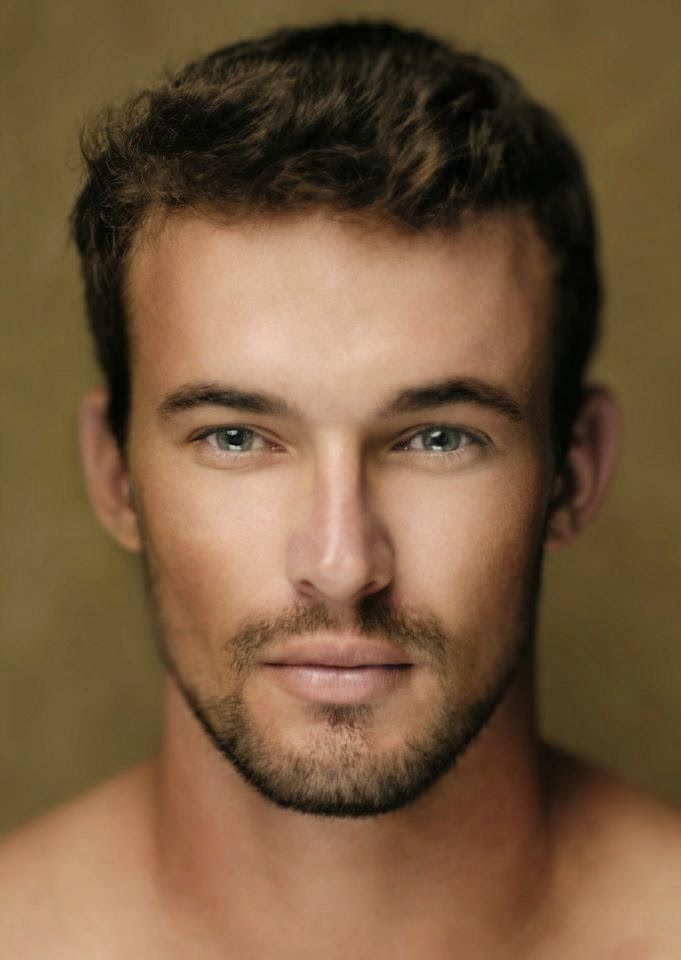
#> input picture model_creator/datasets/humans_0/none/1 (186).JPG, 681 x 960 px; its folder holds only this picture in this run
$ python -i evaluateFakeImages.py   (imports and definitions only)   (older library calls are emulated)
#> lines starting #> are read from the running program, lines starting #| are printed output that depends on the picture; after the words box and inside, x2 and y2 are one past the last pixel; in counts of white or black regions, pixels touching at a corner belong together
import os
import cv2
import numpy as np
import matplotlib.pyplot as plt

def load_image_64(path):
    img = cv2.imread(path, cv2.IMREAD_COLOR)
    if img is None:
        raise ValueError(f"Impossible de lire l'image: {path}")
    img = cv2.cvtColor(img, cv2.COLOR_BGR2RGB)
    img64 = cv2.resize(img, (64, 64), interpolation=cv2.INTER_AREA)
    img_up = cv2.resize(img64, (256, 256), interpolation=cv2.INTER_CUBIC)
    return img64, img_up

def variance_of_laplacian(gray):
    return cv2.Laplacian(gray, cv2.CV_64F).var()

def left_right_symmetry(face_rgb):
    # visage  (H, W, 3)
    h, w, _ = face_rgb.shape
    left = face_rgb[:, :w // 2]
    right = face_rgb[:, w - w // 2:]
    right_flipped = cv2.flip(right, 1)
    if left.shape[1] != right_flipped.shape[1]:
        minw = min(left.shape[1], right_flipped.shape[1])
        left = left[:, :minw]
        right_flipped = right_flipped[:, :minw]
    diff = (left.astype(np.float32) - right_flipped.astype(np.float32)) / 255.0
    mse = np.mean(diff ** 2)
    return max(0.0, 1.0 - (mse * 10.0))  # facteur empirique

def skin_mask_ycrcb(img_rgb):
    img_ycrcb = cv2.cvtColor(img_rgb, cv2.COLOR_RGB2YCrCb)
    y, cr, cb = cv2.split(img_ycrcb)
    mask = cv2.inRange(img_ycrcb, (0, 135, 85), (255, 180, 135))
    kernel = np.ones((3, 3), np.uint8)
    mask = cv2.morphologyEx(mask, cv2.MORPH_OPEN, kernel, iterations=1)
    mask = cv2.morphologyEx(mask, cv2.MORPH_CLOSE, kernel, iterations=1)
    return mask

def artifacts_score(face_rgb):
    gray = cv2.cvtColor(face_rgb, cv2.COLOR_RGB2GRAY)
    hf = variance_of_laplacian(gray)
    p0 = np.mean(gray <= 2)
    p255 = np.mean(gray >= 253)
    extremes = p0 + p255
    hf_norm = np.tanh(hf / 300.0)  # 0..~1
    extreme_penalty = min(1.0, extremes * 10.0)
    score = hf_norm * (1.0 - 0.7 * extreme_penalty)
    return np.clip(score, 0.0, 1.0)

def eyes_quality(face_rgb, eyes_cascade):
    gray = cv2.cvtColor(face_rgb, cv2.COLOR_RGB2GRAY)
    h, w = gray.shape
    roi = gray[0:int(0.6 * h), :]
    eyes = eyes_cascade.detectMultiScale(roi, scaleFactor=1.1, minNeighbors=3, minSize=(10, 10))
    if len(eyes) == 0:
        return 0.0
    # Heuristique : 2 yeux ~ meilleur, vérifie alignement horizontal
    best = 0.3  # au moins on a détecté quelque chose
    if len(eyes) >= 2:
        # prendre deux plus grands
        eyes_sorted = sorted(eyes, key=lambda e: e[2]*e[3], reverse=True)[:2]
        (x1, y1, w1, h1), (x2, y2, w2, h2) = eyes_sorted
        # alignement vertical: plus proche -> meilleur
        dy = abs((y1 + h1/2) - (y2 + h2/2)) / h
        # distance horizontale raisonnable
        dx = abs((x1 + w1/2) - (x2 + w2/2)) / w
        align_score = max(0.0, 1.0 - dy * 3.0)
        spacing_score = 1.0 if 0.15 <= dx <= 0.6 else max(0.0, 1.0 - abs(dx - 0.35) * 4.0)
        best = 0.6 * align_score + 0.4 * spacing_score
        best = np.clip(best, 0.0, 1.0)
    return float(best)

def skin_coverage_quality(face_rgb):
    mask = skin_mask_ycrcb(face_rgb)
    cov = np.mean(mask > 0)  # 0..1
    if cov < 0.2 or cov > 0.98:
        return 0.1
    # Score maximal si couverture entre 0.4 et 0.9
    if 0.4 <= cov <= 0.9:
        return 1.0
    if cov < 0.4:
        return 0.1 + 0.9 * (cov - 0.2) / (0.2)
    else:
        return 0.1 + 0.9 * (0.98 - cov) / (0.08)

def credibility_score(face_rgb, eyes_cascade):
    sym = left_right_symmetry(face_rgb)
    gray = cv2.cvtColor(face_rgb, cv2.COLOR_RGB2GRAY)
    sharp = np.tanh(variance_of_laplacian(gray) / 300.0)  # 0..1
    eyes = eyes_quality(face_rgb, eyes_cascade)
    skinq = skin_coverage_quality(face_rgb)
    arti = artifacts_score(face_rgb)

    w_sym, w_sharp, w_eyes, w_skin, w_arti = 0.25, 0.20, 0.25, 0.15, 0.15
    score01 = (w_sym*sym + w_sharp*sharp + w_eyes*eyes + w_skin*skinq + w_arti*arti)
    return float(np.clip(score01 * 100.0, 0.0, 100.0)), {
        "symmetry": round(sym, 3),
        "sharpness": round(sharp, 3),
        "eyes": round(eyes, 3),
        "skin": round(skinq, 3),
        "artifacts": round(arti, 3)
    }

def detect_face(img_up, face_cascade):
    gray = cv2.cvtColor(img_up, cv2.COLOR_RGB2GRAY)
    faces = face_cascade.detectMultiScale(
        gray, scaleFactor=1.1, minNeighbors=4, minSize=(40, 40)
    )
    if len(faces) == 0:
        return None
    # prendre le plus grand rectangle
    x, y, w, h = sorted(faces, key=lambda r: r[2]*r[3], reverse=True)[0]
    # sécuriser un carré un peu plus large
    pad = int(0.10 * max(w, h))
    x0 = max(0, x - pad); y0 = max(0, y - pad)
    x1 = min(img_up.shape[1], x + w + pad)
    y1 = min(img_up.shape[0], y + h + pad)
    face_rgb = img_up[y0:y1, x0:x1]
    # Normaliser le visage à 160x160 pour les mesures
    face_rgb = cv2.resize(face_rgb, (160, 160), interpolation=cv2.INTER_CUBIC)
    return face_rgb, (int(x0), int(y0), int(x1 - x0), int(y1 - y0))

def get_score(path):

    img64, img_up = load_image_64(path)
#> in load_image_64, img is the input picture: shape (960, 681, 3); mean B, G, R 62.3, 90.5, 118.9

    haar_dir = cv2.data.haarcascades
    face_xml = os.path.join(haar_dir, "haarcascade_frontalface_default.xml")
    eyes_xml = os.path.join(haar_dir, "haarcascade_eye.xml")
    face_cascade = cv2.CascadeClassifier(face_xml)
    eyes_cascade = cv2.CascadeClassifier(eyes_xml)

    if face_cascade.empty() or eyes_cascade.empty():
        raise RuntimeError("Impossible de charger les Haar cascades d'OpenCV.")

    detection = detect_face(img_up, face_cascade)
#> in detect_face, `gray = cv2.cvtColor(img_up, cv2.COLOR_RGB2GRAY)`:
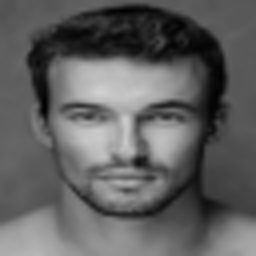
#> gray: shape (256, 256); min 1, max 208, mean 95.8
#> in detect_face, `faces = face_cascade.detectMultiScale( gray, scaleFactor=1.1, minNeigh..`: faces = [[42, 51, 170, 170]]
#> in detect_face, `x, y, w, h = sorted(faces, key=lambda r: r[2]*r[3], reverse=True)[0]`: x = 42; y = 51; w = 170
#> in detect_face, `pad = int(0.10 * max(w, h))`: pad = 17
#> in detect_face, `x0 = max(0, x - pad)`: x0 = 25
#> in detect_face, `y0 = max(0, y - pad)`: y0 = 34
#> in detect_face, `x1 = min(img_up.shape[1], x + w + pad)`: x1 = 229
#> in detect_face, `y1 = min(img_up.shape[0], y + h + pad)`: y1 = 238
#> in detect_face, `face_rgb = img_up[y0:y1, x0:x1]`:
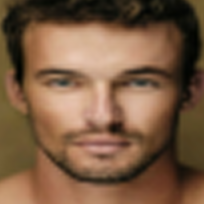
#> face_rgb: shape (204, 204, 3); mean R, G, B 122.1, 91.1, 66.2
    result = {
        "path": path,
        "detected_face": False,
        "credibility_score": None,
        "subscores": None,
        "face_box_upscaled": None  # (x,y,w,h) sur l'image upscalée 256x256
    }

    if detection is None:
        result["detected_face"] = False
        #print(f"[ {path} ] Visage: NON | Score: N/A")
        return 0

    face_rgb, box = detection
#> box = (25, 34, 204, 204)
    result["detected_face"] = True
    result["face_box_upscaled"] = box
    score, subs = credibility_score(face_rgb, eyes_cascade)
#> in left_right_symmetry, `diff = (left.astype(np.float32) - right_flipped.astype(np.float32)) / ..`:
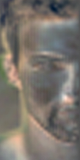
#> diff: shape (160, 80, 3) float32; mean R, G, B 0.137, 0.115, 0.0891; drawn with min black and max white
#> in left_right_symmetry, `mse = np.mean(diff ** 2)`: mse = 0.0224
#> in credibility_score, `sym = left_right_symmetry(face_rgb)`: sym = 0.776
#> in credibility_score, `gray = cv2.cvtColor(face_rgb, cv2.COLOR_RGB2GRAY)`:
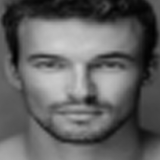
#> gray: shape (160, 160); min 1, max 208, mean 97.5
#> in credibility_score, `sharp = np.tanh(variance_of_laplacian(gray) / 300.0)`: sharp = 0.0798
#> in eyes_quality, `roi = gray[0:int(0.6 * h), :]`:
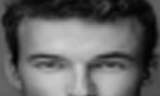
#> roi: shape (96, 160); min 1, max 208, mean 99.8
#> in eyes_quality, `eyes = eyes_cascade.detectMultiScale(roi, scaleFactor=1.1, minNeighbor..`: eyes = ()
#> in credibility_score, `eyes = eyes_quality(face_rgb, eyes_cascade)`: eyes = 0
#> in skin_mask_ycrcb, `img_ycrcb = cv2.cvtColor(img_rgb, cv2.COLOR_RGB2YCrCb)`: img_ycrcb: shape (160, 160, 3); mean of channels 0, 1, 2 97.5, 145.6, 110.3
#> in skin_mask_ycrcb, `y, cr, cb = cv2.split(img_ycrcb)`:
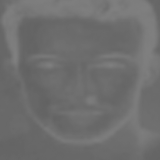
#> cb: shape (160, 160); min 97, max 128, mean 110.3
#> in skin_mask_ycrcb, `mask = cv2.inRange(img_ycrcb, (0, 135, 85), (255, 180, 135))`: mask: shape (160, 160); 84.4% white; 8 black regions (3 under 20 px), largest, box (x1, y1, x2, y2) and area: (1, 0, 158, 143) 3781, (137, 125, 150, 141) 94, (105, 63, 116, 67) 40, (45, 63, 54, 67) 31, (105, 55, 118, 57) 23
#> in skin_mask_ycrcb, `mask = cv2.morphologyEx(mask, cv2.MORPH_CLOSE, kernel, iterations=1)`:
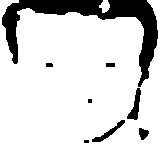
#> mask: shape (160, 160); 84.8% white; 8 black regions (2 under 20 px), largest, box (x1, y1, x2, y2) and area: (2, 0, 158, 87) 3350, (127, 88, 141, 120) 200, (92, 120, 125, 142) 171, (139, 128, 149, 140) 83, (106, 63, 115, 67) 36, (46, 63, 53, 67) 27
#> in skin_coverage_quality, `cov = np.mean(mask > 0)`: cov = 0.848
#> in credibility_score, `skinq = skin_coverage_quality(face_rgb)`: skinq = 1
#> in artifacts_score, `hf = variance_of_laplacian(gray)`: hf = 23.99
#> in artifacts_score, `p0 = np.mean(gray <= 2)`: p0 = 0.000469
#> in artifacts_score, `p255 = np.mean(gray >= 253)`: p255 = 0
#> in artifacts_score, `extremes = p0 + p255`: extremes = 0.000469
#> in artifacts_score, `hf_norm = np.tanh(hf / 300.0)`: hf_norm = 0.0798
#> in artifacts_score, `extreme_penalty = min(1.0, extremes * 10.0)`: extreme_penalty = 0.00469
#> in artifacts_score, `score = hf_norm * (1.0 - 0.7 * extreme_penalty)`: score = 0.0795
#> in credibility_score, `score01 = (w_sym*sym + w_sharp*sharp + w_eyes*eyes + w_skin*skinq + w_..`: score01 = 0.372
#> score = 37.18; subs = {'symmetry': 0.776, 'sharpness': 0.08, 'eyes': 0, 'skin': 1, 'artifacts': 0.08}
    result["credibility_score"] = round(score, 1)
    result["subscores"] = subs


    #print(f"[{path}] Visage: OUI | Score crédibilité: {result['credibility_score']}/100")
    #print(f"  Détails -> symmetry: {subs['symmetry']}, sharpness: {subs['sharpness']}, eyes: {subs['eyes']}, skin: {subs['skin']}, artifacts: {subs['artifacts']}")
    #print(f"  Face box (256x256): {box}")

    return 100+score


def get_dict_scores(base_path):
    l_models = os.listdir(base_path)
    result = {}

    for l_model in l_models:
        model_path = base_path + "/" + l_model
        epochs_list = [int(e) for e in os.listdir(model_path)]
        epochs_list.sort()
        print("epochs : ", epochs_list)

        result[l_model] = {}

        for current_epoch_i in epochs_list:
            current_epoch = str(current_epoch_i)

            l_images = os.listdir(model_path + "/" + current_epoch)

            scores_history = []

            print("==> current : ", model_path + "/" + current_epoch)


            for current_image in l_images:
                current_path = model_path + "/" + current_epoch + "/" + current_image

                score = get_score(current_path)

                # print("===> Current img",current_path, "obtained ",score)
                scores_history.append(score)

            scores_history.sort()

            print("scores : ", scores_history)

            #result[l_model + "/" + str(current_epoch_i)] = scores_history
            result[l_model][str(current_epoch_i)] = scores_history
    return result

def plot_percentage_fail(res):
    for model_name in res.keys():
        current_line=[]
        for epoch in res[model_name].keys():
            ctr = 0
            for image in res[model_name][epoch]:
                if image==0:
                    ctr+=1
            current_line.append(ctr/len(res[model_name][epoch]))
        plt.plot(current_line,label=model_name)
    plt.title("Evolution of failed images")
    plt.xlabel("Epochs")
    plt.ylabel("Fail proportion")
    plt.legend()
    plt.show()

def plot_score_success(res):
    for model_name in res.keys():
        current_line=[]
        for epoch in res[model_name].keys():
            total = 0
            for image in res[model_name][epoch]:
                if image!=0:
                    total+=(image-100)
            current_line.append(total/len(res[model_name][epoch]))
        plt.plot(current_line,label=model_name)
    plt.title("Evolution of score for images")
    plt.xlabel("Epochs")
    plt.ylabel("Score")
    plt.legend()
    plt.show()

base_path = "fake_images"

# [1 line that did not run here, left out]

# [9 lines not run here, left out]

>>> result = get_score('model_creator/datasets/humans_0/none/1 (186).JPG')
#> result = 137.2

$ run again, on model_creator/datasets/humans_0/none/1 (2157).JPG
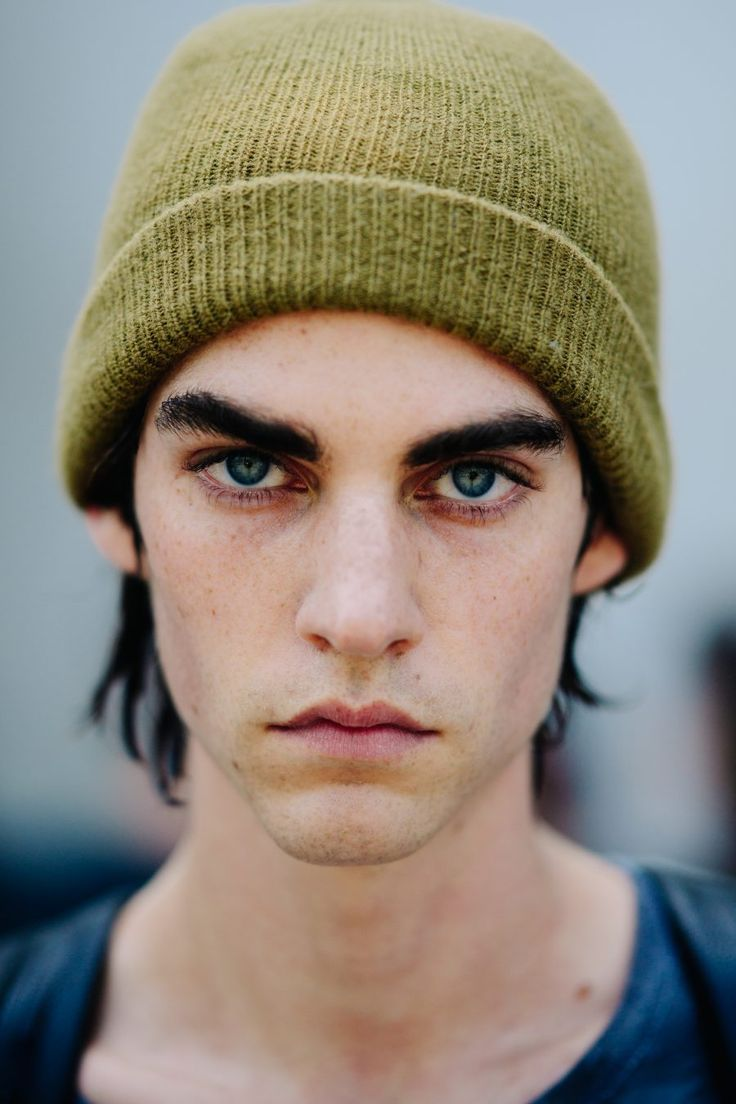
#> input picture model_creator/datasets/humans_0/none/1 (2157).JPG, 736 x 1104 px
#> in load_image_64, img is the input picture: shape (1104, 736, 3); mean B, G, R 122.5, 134.9, 143.4
#> faces = [[40, 47, 171, 171]]
#> in detect_face, `x, y, w, h = sorted(faces, key=lambda r: r[2]*r[3], reverse=True)[0]`: x = 40; y = 47; w = 171
#> pad = 17
#> x0 = 23
#> y0 = 30
#> in detect_face, `x1 = min(img_up.shape[1], x + w + pad)`: x1 = 228
#> in detect_face, `y1 = min(img_up.shape[0], y + h + pad)`: y1 = 235
#> box = (23, 30, 205, 205)
#> mse = 0.025
#> sym = 0.75
#> sharp = 0.165
#> in eyes_quality, `roi = gray[0:int(0.6 * h), :]`:
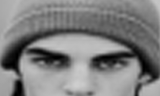
#> roi: shape (96, 160); min 0, max 206, mean 127.3
#> in eyes_quality, `eyes = eyes_cascade.detectMultiScale(roi, scaleFactor=1.1, minNeighbor..`: eyes = [[85, 42, 38, 38], [22, 32, 50, 50]]
#> eyes_sorted = [[22, 32, 50, 50], [85, 42, 38, 38]]
#> in eyes_quality, `(x1, y1, w1, h1), (x2, y2, w2, h2) = eyes_sorted`: x1 = 22; y1 = 32; w1 = 50; x2 = 85; y2 = 42; w2 = 38
#> dy = 0.025
#> dx = 0.356
#> align_score = 0.925
#> spacing_score = 1
#> best = 0.955
#> img_ycrcb: shape (160, 160, 3); mean of channels 0, 1, 2 131.4, 138.4, 115.3
#> in skin_mask_ycrcb, `mask = cv2.morphologyEx(mask, cv2.MORPH_CLOSE, kernel, iterations=1)`:
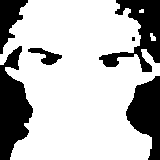
#> mask: shape (160, 160); 73.2% white; 6 black regions (1 under 20 px), largest, box (x1, y1, x2, y2) and area: (0, 46, 33, 160) 2248, (99, 0, 160, 72) 1867, (126, 76, 160, 160) 1720, (0, 0, 28, 54) 766, (28, 48, 62, 65) 258
#> cov = 0.732
#> skinq = 1
#> hf = 49.97
#> p0 = 0.00352
#> p255 = 0
#> extremes = 0.00352
#> hf_norm = 0.165
#> extreme_penalty = 0.0352
#> in artifacts_score, `score = hf_norm * (1.0 - 0.7 * extreme_penalty)`: score = 0.161
#> score01 = 0.633
#> in get_score, `score, subs = credibility_score(face_rgb, eyes_cascade)`: score = 63.34; subs = {'symmetry': 0.75, 'sharpness': 0.165, 'eyes': 0.955, 'skin': 1, 'artifacts': 0.161}
#> result = 163.3

$ run again, on model_creator/datasets/humans_0/none/1 (2470).JPG
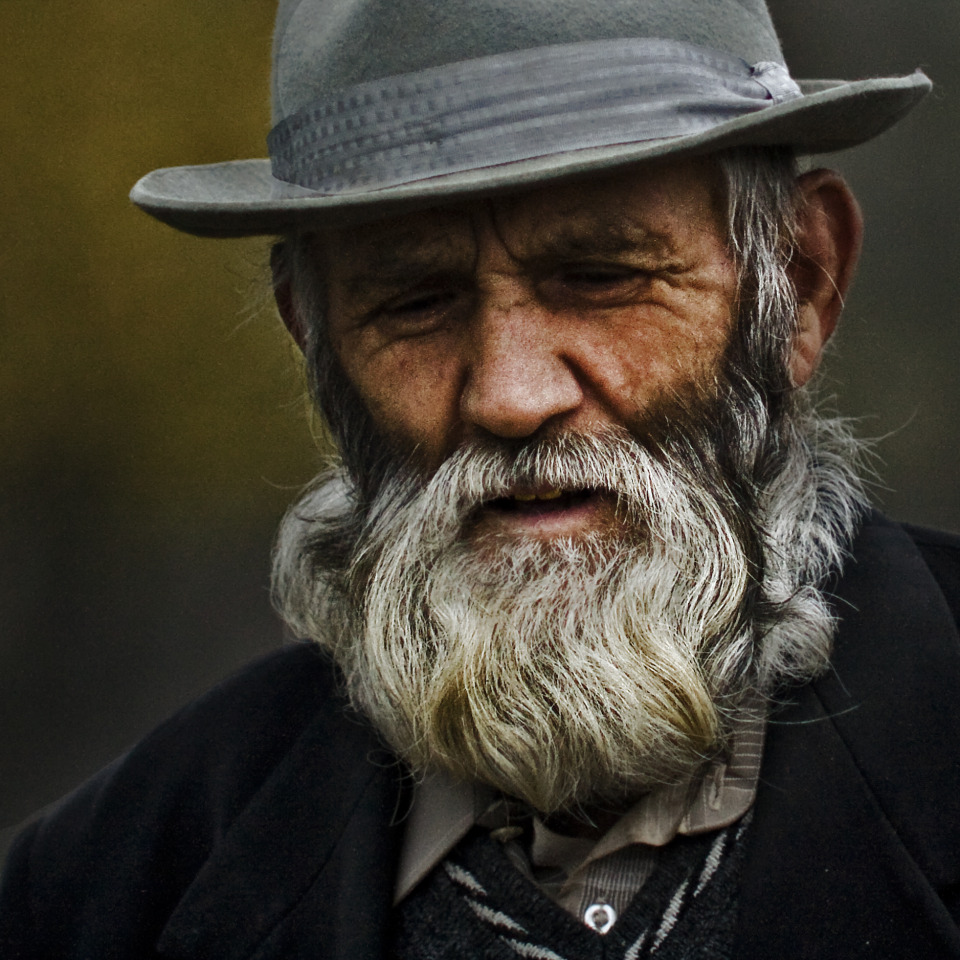
#> input picture model_creator/datasets/humans_0/none/1 (2470).JPG, 960 x 960 px
#> in load_image_64, img is the input picture: shape (960, 960, 3); mean B, G, R 49.4, 60, 65.3
#> in load_image_64, `img_up = cv2.resize(img64, (256, 256), interpolation=cv2.INTER_CUBIC)`:
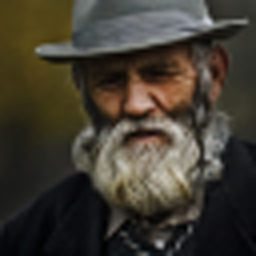
#> img_up: shape (256, 256, 3); mean R, G, B 65.3, 60, 49.4
#> in detect_face, `gray = cv2.cvtColor(img_up, cv2.COLOR_RGB2GRAY)`:
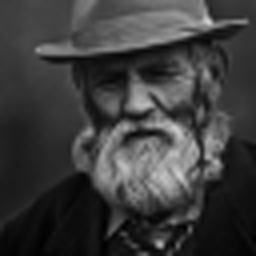
#> gray: shape (256, 256); min 0, max 209, mean 60.4
#> faces = ()

$ run again, on model_creator/datasets/humans_0/none/1 (2990).JPG
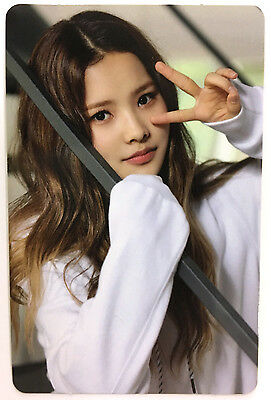
#> input picture model_creator/datasets/humans_0/none/1 (2990).JPG, 271 x 400 px
#> in load_image_64, img is the input picture: shape (400, 271, 3); mean B, G, R 129.6, 139.1, 151
#> faces = [[71, 31, 92, 92]]
#> in detect_face, `x, y, w, h = sorted(faces, key=lambda r: r[2]*r[3], reverse=True)[0]`: x = 71; y = 31; w = 92
#> pad = 9
#> x0 = 62
#> y0 = 22
#> x1 = 172
#> y1 = 132
#> box = (62, 22, 110, 110)
#> mse = 0.121
#> sym = 0
#> sharp = 0.0408
#> in eyes_quality, `eyes = eyes_cascade.detectMultiScale(roi, scaleFactor=1.1, minNeighbor..`: eyes = [[91, 44, 30, 30]]
#> in credibility_score, `eyes = eyes_quality(face_rgb, eyes_cascade)`: eyes = 0.3
#> img_ycrcb: shape (160, 160, 3); mean of channels 0, 1, 2 107.9, 140.3, 115
#> in skin_mask_ycrcb, `mask = cv2.morphologyEx(mask, cv2.MORPH_CLOSE, kernel, iterations=1)`:
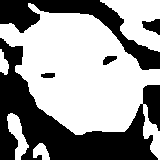
#> mask: shape (160, 160); 59% white; 5 black regions, box (x1, y1, x2, y2) and area: (0, 38, 160, 160) 7185, (0, 0, 160, 70) 2980, (142, 19, 160, 35) 184, (103, 56, 117, 65) 83, (41, 73, 55, 78) 62
#> cov = 0.59
#> skinq = 1
#> hf = 12.26
#> p0 = 0
#> p255 = 0.00141
#> hf_norm = 0.0408
#> extreme_penalty = 0.0141
#> in artifacts_score, `score = hf_norm * (1.0 - 0.7 * extreme_penalty)`: score = 0.0404
#> score01 = 0.239
#> in get_score, `score, subs = credibility_score(face_rgb, eyes_cascade)`: score = 23.92; subs = {'symmetry': 0, 'sharpness': 0.041, 'eyes': 0.3, 'skin': 1, 'artifacts': 0.04}
#> result = 123.9
